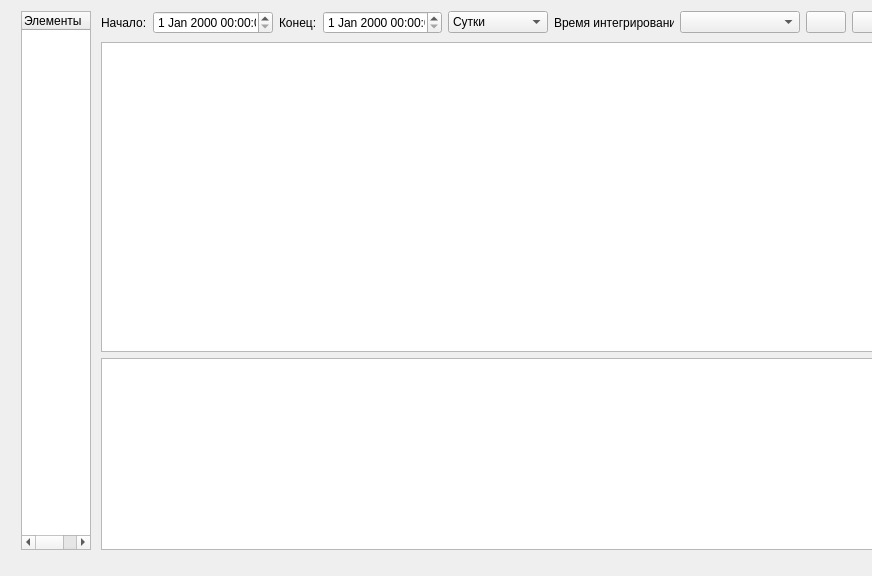
<?xml version="1.0" encoding="UTF-8"?>
<ui version="4.0">
 <class>DataViewForm</class>
 <widget class="QWidget" name="DataViewForm">
  <property name="geometry">
   <rect>
    <x>0</x>
    <y>0</y>
    <width>872</width>
    <height>576</height>
   </rect>
  </property>
  <property name="windowTitle">
   <string>Form</string>
  </property>
  <widget class="QWidget" name="verticalLayoutWidget">
   <property name="geometry">
    <rect>
     <x>10</x>
     <y>0</y>
     <width>897</width>
     <height>561</height>
    </rect>
   </property>
   <layout class="QVBoxLayout" name="mainLayout">
    <property name="margin">
     <number>5</number>
    </property>
    <item>
     <layout class="QGridLayout" name="gridLayout" columnstretch="0,50" columnminimumwidth="0,0">
      <property name="margin">
       <number>6</number>
      </property>
      <item row="0" column="0">
       <widget class="QTreeWidget" name="twObjects">
        <column>
         <property name="text">
          <string>Элементы</string>
         </property>
        </column>
       </widget>
      </item>
      <item row="0" column="1">
       <layout class="QVBoxLayout" name="verticalLayout" stretch="0,1,0">
        <property name="leftMargin">
         <number>4</number>
        </property>
        <property name="topMargin">
         <number>0</number>
        </property>
        <property name="rightMargin">
         <number>4</number>
        </property>
        <property name="bottomMargin">
         <number>0</number>
        </property>
        <item>
         <layout class="QHBoxLayout" name="horizontalLayout">
          <property name="bottomMargin">
           <number>2</number>
          </property>
          <item>
           <widget class="QLabel" name="label">
            <property name="text">
             <string>Начало:</string>
            </property>
           </widget>
          </item>
          <item>
           <widget class="QDateTimeEdit" name="dteBegin">
            <property name="contextMenuPolicy">
             <enum>Qt::CustomContextMenu</enum>
            </property>
           </widget>
          </item>
          <item>
           <widget class="QLabel" name="label_2">
            <property name="text">
             <string>Конец:</string>
            </property>
           </widget>
          </item>
          <item>
           <widget class="QDateTimeEdit" name="dteEnd">
            <property name="contextMenuPolicy">
             <enum>Qt::CustomContextMenu</enum>
            </property>
           </widget>
          </item>
          <item>
           <widget class="QComboBox" name="cmbItvType">
            <property name="minimumSize">
             <size>
              <width>100</width>
              <height>0</height>
             </size>
            </property>
            <property name="currentIndex">
             <number>1</number>
            </property>
            <property name="sizeAdjustPolicy">
             <enum>QComboBox::AdjustToMinimumContentsLength</enum>
            </property>
            <item>
             <property name="text">
              <string>Задать...</string>
             </property>
            </item>
            <item>
             <property name="text">
              <string>Сутки</string>
             </property>
            </item>
            <item>
             <property name="text">
              <string>Неделя</string>
             </property>
            </item>
            <item>
             <property name="text">
              <string>Месяц</string>
             </property>
            </item>
           </widget>
          </item>
          <item>
           <widget class="QLabel" name="label_3">
            <property name="text">
             <string>Время интегрирования:</string>
            </property>
           </widget>
          </item>
          <item>
           <widget class="QComboBox" name="cmbItvLength">
            <property name="minimumSize">
             <size>
              <width>120</width>
              <height>0</height>
             </size>
            </property>
           </widget>
          </item>
          <item>
           <widget class="QPushButton" name="cmdRefresh">
            <property name="toolTip">
             <string>Обновить данные</string>
            </property>
            <property name="text">
             <string/>
            </property>
            <property name="icon">
             <iconset resource="resources.qrc">
              <normaloff>:/viewdlg/images/refresh.png</normaloff>:/viewdlg/images/refresh.png</iconset>
            </property>
            <property name="iconSize">
             <size>
              <width>16</width>
              <height>16</height>
             </size>
            </property>
           </widget>
          </item>
          <item>
           <widget class="QPushButton" name="cmdExcel">
            <property name="toolTip">
             <string>Экспорт в MS Excel...</string>
            </property>
            <property name="text">
             <string/>
            </property>
            <property name="icon">
             <iconset resource="resources.qrc">
              <normaloff>:/viewdlg/images/excel.png</normaloff>:/viewdlg/images/excel.png</iconset>
            </property>
            <property name="iconSize">
             <size>
              <width>16</width>
              <height>16</height>
             </size>
            </property>
           </widget>
          </item>
          <item>
           <spacer name="horizontalSpacer">
            <property name="orientation">
             <enum>Qt::Horizontal</enum>
            </property>
            <property name="sizeHint" stdset="0">
             <size>
              <width>40</width>
              <height>20</height>
             </size>
            </property>
           </spacer>
          </item>
         </layout>
        </item>
        <item>
         <widget class="QTableWidget" name="twData">
          <property name="editTriggers">
           <set>QAbstractItemView::NoEditTriggers</set>
          </property>
          <attribute name="horizontalHeaderHighlightSections">
           <bool>false</bool>
          </attribute>
          <attribute name="verticalHeaderDefaultSectionSize">
           <number>20</number>
          </attribute>
         </widget>
        </item>
        <item>
         <widget class="QGraphicsView" name="gvGraph">
          <property name="sizePolicy">
           <sizepolicy hsizetype="Expanding" vsizetype="Expanding">
            <horstretch>0</horstretch>
            <verstretch>0</verstretch>
           </sizepolicy>
          </property>
         </widget>
        </item>
       </layout>
      </item>
     </layout>
    </item>
   </layout>
  </widget>
 </widget>
 <resources>
  <include location="resources.qrc"/>
 </resources>
 <connections/>
 <slots>
  <slot>dateBeginChanged(QDateTime)</slot>
  <slot>dateEndChanged(QDateTime)</slot>
 </slots>
</ui>
